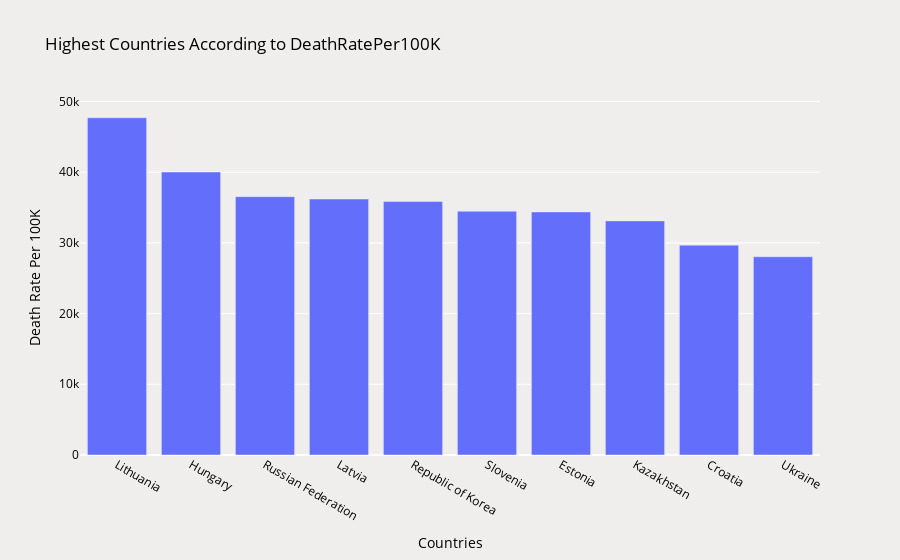

This figure's notebook cell:
### Code cell
# Highest Countries According to DeathRatePer100K

char_bar = df.groupby(['CountryName'])[['DeathRatePer100K']].sum().reset_index()
char_bar = char_bar.sort_values(by=("DeathRatePer100K"), ascending=False)

top = char_bar.head(10)
fig = go.Figure()
fig.add_trace(go.Bar(x=top['CountryName'], y=top["DeathRatePer100K"]))

fig.update_layout(title='Highest Countries According to DeathRatePer100K',
                          xaxis_title='Countries',
                          yaxis_title= "Death Rate Per 100K",
                          plot_bgcolor='#F0EEED', 
                          paper_bgcolor='#F0EEED',  
                          font=dict(color='black'))

pyo.init_notebook_mode(connected=True)
pyo.iplot(fig)

### Figure 1 — Plotly figure (JSON) as saved in the notebook; plotly's stock layout.template omitted (floating-point values rounded to 4 significant figures)
{"data": [{"type": "bar", "x": ["Lithuania", "Hungary", "Russian Federation", "Latvia", "Republic of Korea", "Slovenia", "Estonia", "Kazakhstan", "Croatia", "Ukraine"], "y": [47700.0, 40020.0, 36540.0, 36200.0, 35850.0, 34470.0, 34380.0, 33110.0, 29680.0, 28040.0]}], "layout": {"font": {"color": "black"}, "paper_bgcolor": "#F0EEED", "plot_bgcolor": "#F0EEED", "title": {"text": "Highest Countries According to DeathRatePer100K"}, "xaxis": {"title": {"text": "Countries"}}, "yaxis": {"title": {"text": "Death Rate Per 100K"}}}}
